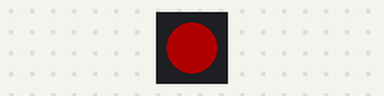
Simulated run of this sketch. Board: ESP32. Parts: 1 RGB LEDs in strip order, left to right. Dim RGB values are drawn brighter than linear.

Above: at 0.17 s.
At 9.48 s:
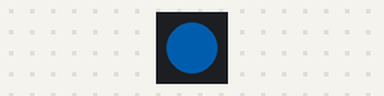
At 19.47 s:
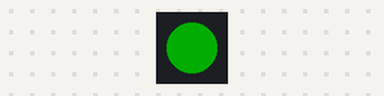
At 38.87 s:
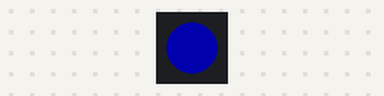
Timing chart, 0 to 40.0 s (numbered marks = the images above):
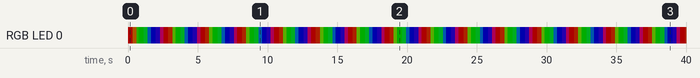

Measured:
- by itself, RGB LED 0: off → RGB(50, 0, 0) at 0.00 s, → RGB(50, 24, 0) 0.34 s later, → RGB(11, 50, 0) 0.30 s later, → RGB(0, 50, 0) 0.15 s later, … (137 changes in this stretch)

The sketch:

neo_change_color.ino
```cpp
#include <Arduino.h>
#include <Adafruit_NeoPixel.h>

#define LED_PIN GPIO_NUM_0
#define NUM_LEDS 1

Adafruit_NeoPixel strip(NUM_LEDS, LED_PIN, NEO_GRB + NEO_KHZ800);

// Update Neo Led
void neo_update_task(void *pvParameters){
strip.begin();
  strip.setBrightness(50);
  uint16_t hue = 0;

  while(1) {
    uint32_t color = strip.gamma32(strip.ColorHSV(hue, 255, 255));
    strip.setPixelColor(0, color);
    strip.show();

    hue += 250;

    vTaskDelay(pdMS_TO_TICKS(10));
  }
}

void setup() {
  xTaskCreate(neo_update_task, "LED Task", 2048, NULL, 1, NULL);
}

void loop() {
}
```
